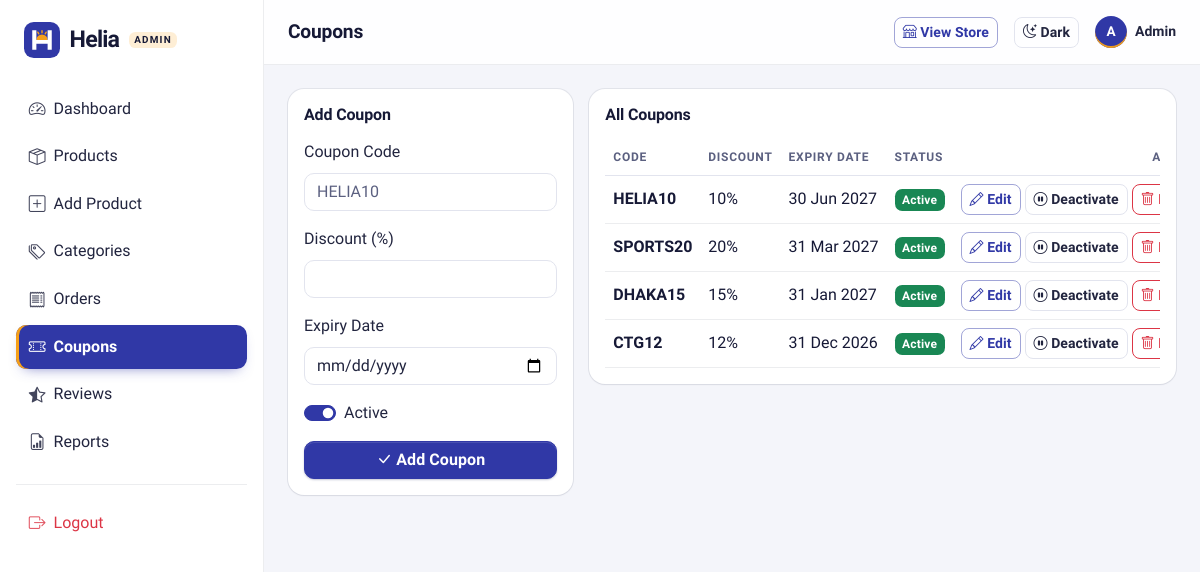
/admin/coupons.php (signed in), run on the app's committed database.
### tables this page shows
CREATE TABLE `coupons` (
  `id` int(11) NOT NULL,
  `code` varchar(50) NOT NULL,
  `discount_percent` int(11) NOT NULL,
  `expiry_date` date NOT NULL,
  `is_active` tinyint(1) DEFAULT 1
);

### config/db.php (called while the page is built, shortened)
<?php
function e($value)
{
    return htmlspecialchars((string) $value, ENT_QUOTES, 'UTF-8');
}

### admin/coupons.php (the view, shortened to what this page needs)
<?php
require_once '../config/db.php';
$coupon = [
    'id' => '',
    'code' => '',
    'discount_percent' => '',
    'expiry_date' => '',
    'is_active' => 1,
];
$coupons = $pdo->query('SELECT * FROM coupons ORDER BY expiry_date DESC')->fetchAll();
$isEditing = $coupon['id'] !== '';
require_once 'includes/header.php';
?>
<div class="row g-3">
    <div class="col-lg-4">
        <div class="card border-0 shadow-sm">
            <div class="card-body">
                <h2 class="h6 fw-semibold mb-3"><?= $isEditing ? 'Edit Coupon' : 'Add Coupon' ?></h2>
                <form method="post" action="coupons.php">
                    <div class="mb-3">
                        <label for="code" class="form-label">Coupon Code</label>
                        <input type="text" class="form-control text-uppercase" id="code" name="code" maxlength="50" placeholder="HELIA10" value="<?= e($coupon['code']) ?>" required>
                    </div>
                    <div class="mb-3">
                        <label for="discount_percent" class="form-label">Discount (%)</label>
                        <input type="number" class="form-control" id="discount_percent" name="discount_percent" min="1" max="100" value="<?= e($coupon['discount_percent']) ?>" required>
                    </div>
                    <div class="mb-3">
                        <label for="expiry_date" class="form-label">Expiry Date</label>
                        <input type="date" class="form-control" id="expiry_date" name="expiry_date" value="<?= e($coupon['expiry_date']) ?>" required>
                    </div>
                    <div class="form-check form-switch mb-3">
                        <input class="form-check-input" type="checkbox" role="switch" id="is_active" name="is_active" value="1" <?= $coupon['is_active'] ? 'checked' : '' ?>>
                        <label class="form-check-label" for="is_active">Active</label>
                    </div>
                    <div class="d-flex gap-2">
                        <button type="submit" class="btn btn-primary flex-grow-1">
                            <i class="bi bi-check-lg"></i> <?= $isEditing ? 'Update Coupon' : 'Add Coupon' ?>
                        </button>
                    </div>
                </form>
            </div>
        </div>
    </div>
    <div class="col-lg-8">
        <div class="card border-0 shadow-sm">
            <div class="card-body">
                <h2 class="h6 fw-semibold mb-3">All Coupons</h2>
                <div class="table-responsive">
                    <table class="table table-hover align-middle mb-0">
                        <thead>
                            <tr>
                                <th>Code</th>
                                <th>Discount</th>
                                <th>Expiry Date</th>
                                <th>Status</th>
                                <th class="text-end">Actions</th>
                            </tr>
                        </thead>
                        <tbody>
                            <?php foreach ($coupons as $item): ?>
                                <tr class="<?= $coupon['id'] == $item['id'] ? 'table-active' : '' ?>">
                                    <td class="fw-semibold"><?= e($item['code']) ?></td>
                                    <td><?= $item['discount_percent'] ?>%</td>
                                    <td class="text-nowrap"><?= date('d M Y', strtotime($item['expiry_date'])) ?></td>
                                    <td>
                                        <?php if ($item['is_active']): ?>
                                            <span class="badge text-bg-success">Active</span>
                                        <?php else: ?>
                                            <span class="badge text-bg-secondary">Inactive</span>
                                        <?php endif; ?>
                                    </td>
                                    <td class="text-end text-nowrap">
                                        <a href="coupons.php?edit=<?= $item['id'] ?>" class="btn btn-sm btn-outline-primary">
                                            <i class="bi bi-pencil"></i> Edit
                                        </a>
                                        <form method="post" action="coupons.php" class="d-inline">
                                            <button type="submit" class="btn btn-sm btn-outline-secondary">
                                                <?php if ($item['is_active']): ?>
                                                    <i class="bi bi-pause-circle"></i> Deactivate
                                                <?php else: ?>
                                                    <i class="bi bi-play-circle"></i> Activate
                                                <?php endif; ?>
                                            </button>
                                        </form>
                                        <form method="post" action="coupons.php" class="d-inline" onsubmit="return confirm('Delete this coupon?');">
                                            <button type="submit" class="btn btn-sm btn-outline-danger">
                                                <i class="bi bi-trash"></i> Delete
                                            </button>
                                        </form>
                                    </td>
                                </tr>
                            <?php endforeach; ?>
                        </tbody>
                    </table>
                </div>
            </div>
        </div>
    </div>
</div>
<?php require_once 'includes/footer.php'; ?>

### admin/assets/style.css (style rules this page uses)
body { background-color: var(--bs-body-bg); }
.table td, .table th { vertical-align: middle; }

### data on the page
coupons: code "HELIA10", discount_percent "10", expiry_date "30 Jun 2027", is_active "Active"
coupons: code "SPORTS20", discount_percent "20", expiry_date "31 Mar 2027", is_active "Active"
coupons: code "DHAKA15", discount_percent "15", expiry_date "31 Jan 2027", is_active "Active"
coupons: code "CTG12", discount_percent "12", expiry_date "31 Dec 2026", is_active "Active"

### other printed values
$tag "ADMIN"
$item[0] "Dashboard"
$item[0] "Products"
$item[0] "Add Product"
$item[0] "Categories"
$item[0] "Orders"
$item[0] "Coupons"
$item[0] "Reviews"
$item[0] "Reports"
$pageTitle "Coupons"
substr($_SESSION['admin_name'], 0, 1) "A"
$_SESSION['admin_name'] "Admin"
